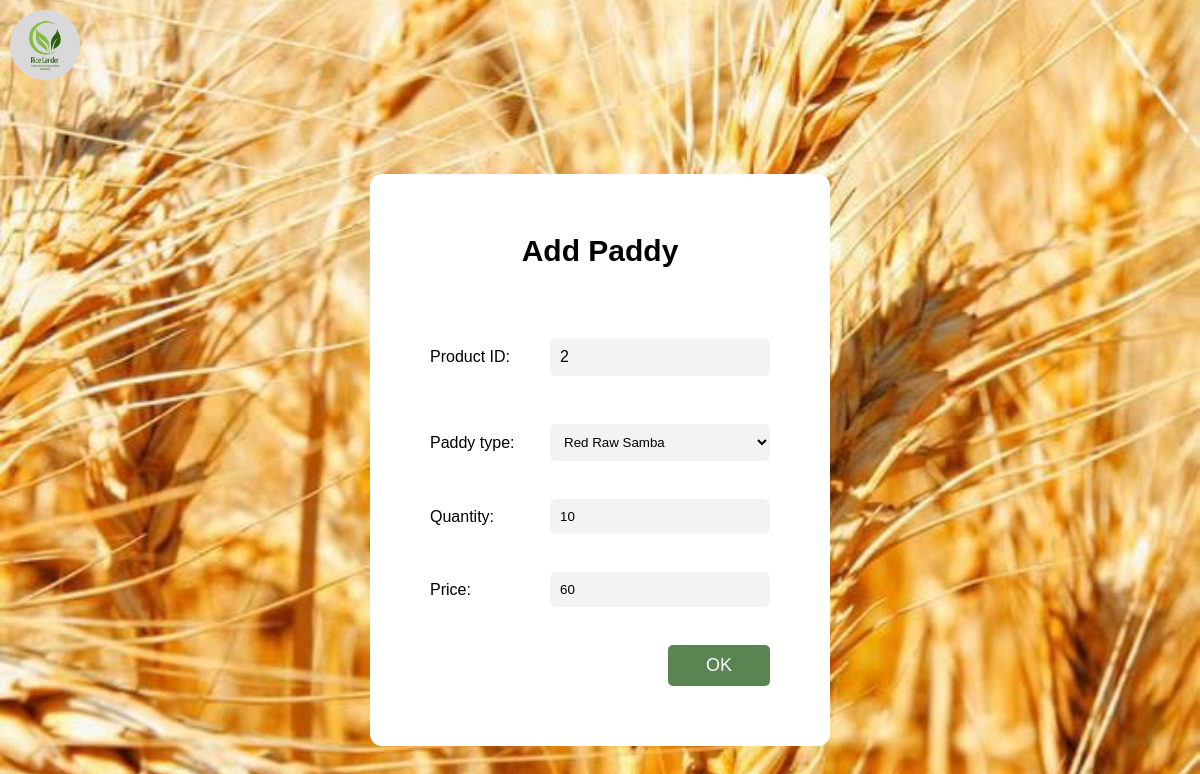
The app's page /isp/php/update_paddy_info.php?id=2 with its own data.
### tables this page shows
CREATE TABLE `products_c` (
  `id` int(100) NOT NULL,
  `Paddy_Type` varchar(100) NOT NULL,
  `Quantity` int(100) NOT NULL,
  `Price` int(100) NOT NULL,
  `product_id` varchar(100) NOT NULL
);

### isp/php/update_paddy_info.php (the view, shortened to what this page needs)
<?php
    include "config.php";
?>
<?php
	$id = $_GET['id'];
	$selected_data = "SELECT *  FROM products_c WHERE id='$id'";
	$all_selected = mysqli_query($connection, $selected_data);
	if ($all_selected)
	{
	    $row = mysqli_fetch_assoc($all_selected);
	}
	else
	{
	    die(mysqli_error($connection));
	}
?>
<!DOCTYPE html>
<html lang="en">
<head>
    <link rel="stylesheet" href="../css/styles.css">
</head>
<body>
    <img src="../img/ricelandernew.png" alt="Background Image" class="background-img">
    <div class="container">
        <div class="content">
            <div id="form_container">
                <form method="post" action="#" id="add_padding_form">
                    <h2>Add Paddy</h2>
                    <div id="pid_div"  style=" display: flex; align-items: center; margin-bottom: 10px; flex-direction: column; align-items: flex-end;">
                        <div style="display:flex;flex-direction: row;align-items: center;">
                            <label for="p_id">Product ID:</label>
                            <input type="text" id="p_id" name="product_id" oninput="validateProductType()" value="<?php echo $row['product_id']; ?>">
                        </div>
                    </div>
                    <br>
                    <div id="type_div">
                        <div style="display:flex;flex-direction: row;align-items: center;">
                            <label for="p_type">Paddy type:</label>
                            <select type="text" id="p_type" name="Paddy_Type"  value="<?php echo $row['Paddy_Type']; ?>" style=" background-color: #f3f3f3; border: none !important; border-radius: 6px; padding: 10px; width: 220px;" required>
                                <option value="Red Raw Samba" <?php if ($row['Paddy_Type'] == 'Red Raw Samba') echo 'selected'; ?>>Red Raw Samba</option>
                            </select>
                        </div>
                    </div>
                    <br>
                    <div id="quantity_div" style=" display: flex; align-items: flex-end; margin-bottom: 10px; flex-direction: column;">
                        <div style="display:flex;flex-direction: row;align-items: center;">
                            <label for="Quan">Quantity:</label>
                            <input min="0" type="number" id="Quan" name="Quantity" oninput="validateQuantity()" value="<?php echo $row['Quantity']; ?>" required placeholder="kg">
                        </div>
                    </div>
                    <br>
                    <div id="price_div">
                        <div style="display:flex;flex-direction: row;align-items: center;">
                            <label for="pric">Price:</label>
                            <input min="0" type="number" id="pric" name="Price"  value="<?php echo $row['Price']; ?>" required placeholder="Rs.">
                        </div>
                    </div>
                    <br>
                    <button type="submit" class="ok-button" name="paddy_details_update">OK</button>
                </form>
            </div>
        </div>
    </div>
</body>
</html>

### isp/css/styles.css (style rules this page uses)
body { margin: 0; padding: 0; font-family: 'Arial', sans-serif; background: url('../img/paddy.jpg') no-repeat center center fixed; background-size: cover; height: 100vh; position: relative; }
h2 { margin-bottom: 20px; color: #000; font-size: 30px; }
input[type="email"], input[type="password"],input[type="text"] { width: 100%; padding: 10px; margin: 10px 0; border: none; border-radius: 5px; font-size: 16px; }
button { width: 30%; padding: 10px; background-color: #5A8451; border: none; border-radius: 5px; color: white; font-size: 18px; cursor: pointer; }
.background-img { width: 70px; height: 70px; padding: 10px; }
.container { padding-top: 80px; text-align: center; }
.content { text-align: center; }
#form_container { display: flex; position: relative; flex-direction: column; align-content: center; flex-wrap: nowrap; align-items: center; }
#add_padding_form { background-color: #ffffff; padding: 60px; display: flex; flex-direction: column; align-items: flex-end; border-radius: 12px; }
#form_container h2 { margin-top: 0 !important; margin-bottom: 60px; text-align: center; width: 100%; }
#add_padding_form div { display: flex; align-items: flex-end; margin-bottom: 10px; flex-direction: column; }
#add_padding_form label { display: inline-block; width: 120px; text-align: left; }
#add_padding_form input { background-color: #f3f3f3; border: none !important; border-radius: 6px; padding: 10px; width: 200px; }

### records on screen
products_c: product_id "2", Paddy_Type "Red Raw Samba", Quantity "10", Price "60"
